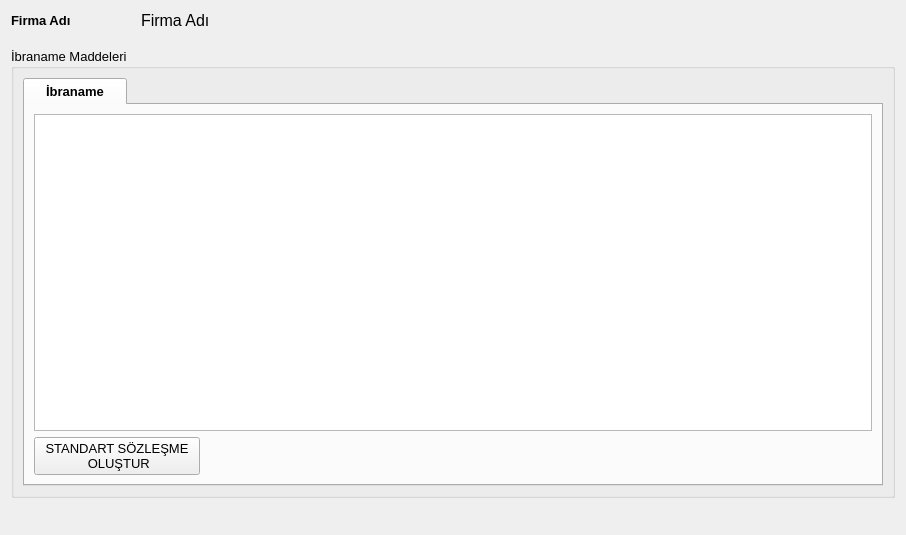
<?xml version="1.0" encoding="UTF-8"?>
<ui version="4.0">
 <class>PRS_IBRANAME_MADDELERI_BATCH</class>
 <widget class="QDialog" name="PRS_IBRANAME_MADDELERI_BATCH">
  <property name="geometry">
   <rect>
    <x>0</x>
    <y>0</y>
    <width>906</width>
    <height>535</height>
   </rect>
  </property>
  <property name="sizePolicy">
   <sizepolicy hsizetype="Expanding" vsizetype="Expanding">
    <horstretch>0</horstretch>
    <verstretch>0</verstretch>
   </sizepolicy>
  </property>
  <property name="minimumSize">
   <size>
    <width>600</width>
    <height>350</height>
   </size>
  </property>
  <property name="font">
   <font>
    <pointsize>10</pointsize>
   </font>
  </property>
  <property name="windowTitle">
   <string>Sözleşme</string>
  </property>
  <property name="windowIcon">
   <iconset resource="../e9_icons.qrc">
    <normaloff>:/e9_icons/E9_ICONS/hizmet_ikonu.png</normaloff>:/e9_icons/E9_ICONS/hizmet_ikonu.png</iconset>
  </property>
  <layout class="QGridLayout" name="gridLayout_4" rowstretch="5,2,75,10" columnstretch="50,10">
   <property name="sizeConstraint">
    <enum>QLayout::SetNoConstraint</enum>
   </property>
   <item row="0" column="0" colspan="2">
    <layout class="QHBoxLayout" name="horizontalLayout_6" stretch="3,10,10">
     <item>
      <widget class="QLabel" name="label_firma_adi_2">
       <property name="sizePolicy">
        <sizepolicy hsizetype="Expanding" vsizetype="Fixed">
         <horstretch>0</horstretch>
         <verstretch>0</verstretch>
        </sizepolicy>
       </property>
       <property name="minimumSize">
        <size>
         <width>0</width>
         <height>0</height>
        </size>
       </property>
       <property name="font">
        <font>
         <weight>75</weight>
         <bold>true</bold>
        </font>
       </property>
       <property name="text">
        <string>Firma Adı 	  </string>
       </property>
      </widget>
     </item>
     <item>
      <widget class="QLabel" name="label_firma_adi">
       <property name="sizePolicy">
        <sizepolicy hsizetype="Expanding" vsizetype="Fixed">
         <horstretch>0</horstretch>
         <verstretch>0</verstretch>
        </sizepolicy>
       </property>
       <property name="font">
        <font>
         <pointsize>12</pointsize>
        </font>
       </property>
       <property name="text">
        <string>Firma Adı</string>
       </property>
      </widget>
     </item>
     <item>
      <spacer name="horizontalSpacer_4">
       <property name="sizePolicy">
        <sizepolicy hsizetype="Minimum" vsizetype="Minimum">
         <horstretch>0</horstretch>
         <verstretch>0</verstretch>
        </sizepolicy>
       </property>
       <property name="orientation">
        <enum>Qt::Horizontal</enum>
       </property>
       <property name="sizeHint" stdset="0">
        <size>
         <width>103</width>
         <height>17</height>
        </size>
       </property>
      </spacer>
     </item>
    </layout>
   </item>
   <item row="1" column="0">
    <spacer name="verticalSpacer_4">
     <property name="sizePolicy">
      <sizepolicy hsizetype="Minimum" vsizetype="Expanding">
       <horstretch>0</horstretch>
       <verstretch>0</verstretch>
      </sizepolicy>
     </property>
     <property name="orientation">
      <enum>Qt::Vertical</enum>
     </property>
     <property name="sizeType">
      <enum>QSizePolicy::Expanding</enum>
     </property>
     <property name="sizeHint" stdset="0">
      <size>
       <width>20</width>
       <height>10</height>
      </size>
     </property>
    </spacer>
   </item>
   <item row="2" column="0" colspan="2">
    <widget class="QGroupBox" name="group_box_ibraname_maddeleri">
     <property name="sizePolicy">
      <sizepolicy hsizetype="Expanding" vsizetype="Expanding">
       <horstretch>0</horstretch>
       <verstretch>0</verstretch>
      </sizepolicy>
     </property>
     <property name="title">
      <string>İbraname Maddeleri</string>
     </property>
     <layout class="QGridLayout" name="gridLayout_3">
      <item row="0" column="0">
       <widget class="QTabWidget" name="tab_widget_sozlesme">
        <property name="sizePolicy">
         <sizepolicy hsizetype="Expanding" vsizetype="Expanding">
          <horstretch>0</horstretch>
          <verstretch>0</verstretch>
         </sizepolicy>
        </property>
        <property name="font">
         <font>
          <weight>75</weight>
          <bold>true</bold>
         </font>
        </property>
        <property name="currentIndex">
         <number>0</number>
        </property>
        <widget class="QWidget" name="tab">
         <attribute name="title">
          <string>   İbraname   </string>
         </attribute>
         <layout class="QGridLayout" name="gridLayout" rowstretch="50,10" columnstretch="10,40">
          <item row="1" column="1">
           <spacer name="horizontalSpacer_2">
            <property name="orientation">
             <enum>Qt::Horizontal</enum>
            </property>
            <property name="sizeHint" stdset="0">
             <size>
              <width>40</width>
              <height>20</height>
             </size>
            </property>
           </spacer>
          </item>
          <item row="1" column="0">
           <widget class="QPushButton" name="push_button_standart_ibraname_maddeleri_olustur">
            <property name="sizePolicy">
             <sizepolicy hsizetype="Expanding" vsizetype="Fixed">
              <horstretch>0</horstretch>
              <verstretch>0</verstretch>
             </sizepolicy>
            </property>
            <property name="font">
             <font>
              <weight>50</weight>
              <bold>false</bold>
             </font>
            </property>
            <property name="toolTip">
             <string/>
            </property>
            <property name="text">
             <string>STANDART SÖZLEŞME
 OLUŞTUR</string>
            </property>
            <property name="iconSize">
             <size>
              <width>30</width>
              <height>30</height>
             </size>
            </property>
            <property name="autoDefault">
             <bool>false</bool>
            </property>
           </widget>
          </item>
          <item row="0" column="0" colspan="2">
           <widget class="QLimitedTextEdit" name="text_edit_ibraname_maddeleri"/>
          </item>
         </layout>
        </widget>
       </widget>
      </item>
     </layout>
    </widget>
   </item>
   <item row="3" column="0">
    <spacer name="horizontalSpacer">
     <property name="sizePolicy">
      <sizepolicy hsizetype="Minimum" vsizetype="Minimum">
       <horstretch>0</horstretch>
       <verstretch>0</verstretch>
      </sizepolicy>
     </property>
     <property name="orientation">
      <enum>Qt::Horizontal</enum>
     </property>
     <property name="sizeHint" stdset="0">
      <size>
       <width>40</width>
       <height>20</height>
      </size>
     </property>
    </spacer>
   </item>
   <item row="3" column="1">
    <widget class="QWidget" name="widget_batch_buttons" native="true">
     <property name="sizePolicy">
      <sizepolicy hsizetype="Expanding" vsizetype="Fixed">
       <horstretch>0</horstretch>
       <verstretch>0</verstretch>
      </sizepolicy>
     </property>
    </widget>
   </item>
  </layout>
 </widget>
 <customwidgets>
  <customwidget>
   <class>QLimitedTextEdit</class>
   <extends>QTextEdit</extends>
   <header>QLimitedTextEdit.h</header>
  </customwidget>
 </customwidgets>
 <tabstops>
  <tabstop>tab_widget_sozlesme</tabstop>
  <tabstop>text_edit_ibraname_maddeleri</tabstop>
  <tabstop>push_button_standart_ibraname_maddeleri_olustur</tabstop>
 </tabstops>
 <resources>
  <include location="../e9_icons.qrc"/>
 </resources>
 <connections/>
</ui>
